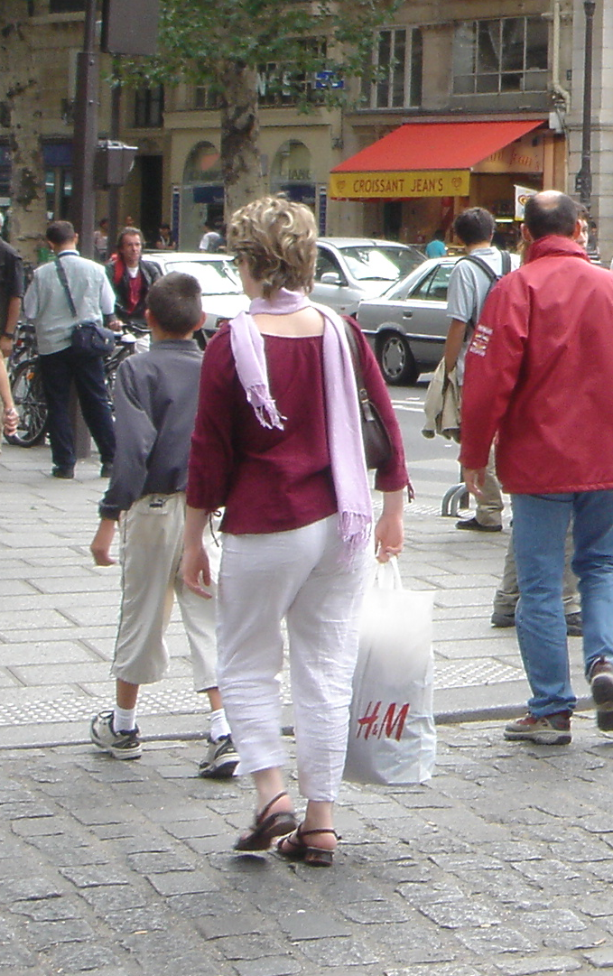
#> input picture b.png, 613 x 976 px
$ python detect_2.py
#> lines starting #> are read from the running program, lines starting #| are printed output that depends on the picture; after the words box and inside, x2 and y2 are one past the last pixel; in counts of white or black regions, pixels touching at a corner belong together
from imutils.object_detection import non_max_suppression
from imutils import paths
import numpy as np
import cv2
import argparse
import imutils
from skimage.feature import hog
import matplotlib.pyplot as plt
import matplotlib.patches as patches

if __name__ == '__main__':
    IMG_PATH = 'b.png'
    image = cv2.imread(IMG_PATH)
#> image is the input picture: shape (976, 613, 3); mean B, G, R 130.9, 130.6, 142.7
    hog = cv2.HOGDescriptor()
    hog.setSVMDetector(cv2.HOGDescriptor_getDefaultPeopleDetector())
    (rects, weights) = hog.detectMultiScale(img = image, winStride = (4, 4), padding = (8, 8), scale = 1.05)
#> rects = [[149, 403, 108, 217], [405, 268, 149, 297], [378, 202, 135, 270], [0, 184, 152, 340], [7, 199, 310, 621], [62, 108, 438, 868]]; weights = [0.902, 1.36, 1.29, 2.35, 1, 0.635]
    rects = np.array([[x, y, x + w, y + h] for (x, y, w, h) in rects])
#> rects = [[149, 403, 257, 620], [405, 268, 554, 565], [378, 202, 513, 472], [0, 184, 152, 524], [7, 199, 317, 820], [62, 108, 500, 976]]
    pick = non_max_suppression(rects, probs = None, overlapThresh=0.5)
#> pick = [[62, 108, 500, 976]]
    # 2. Bounding box với ảnh suppression
    # Khởi tạo plot
    ax2 = plt.subplot(1, 2, 2)
    # Vẽ bounding box cuối cùng trên ảnh
    for (xA, yA, xB, yB) in pick:
        # w = xB-xA
        # h = yB-yA
        cv2.rectangle(image, (xA, yA), (xB, yB), (0, 255, 0), 2)
#> this loop made 1 pass
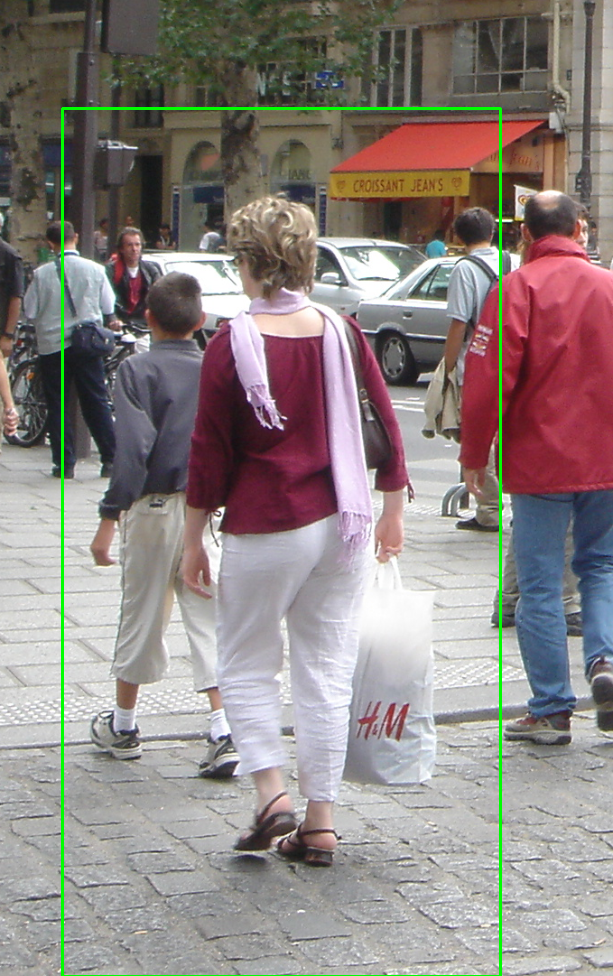
#> image: shape (976, 613, 3); 1.16% of pixels changed, all inside (x1, y1, x2, y2) = (61, 107, 502, 976)
        # [5 lines of commented-out code are left out]
    cv2.imshow("After NMS", image)
    cv2.waitKey(0)

$ run again, with person_and_bike_006.png copied over b.png
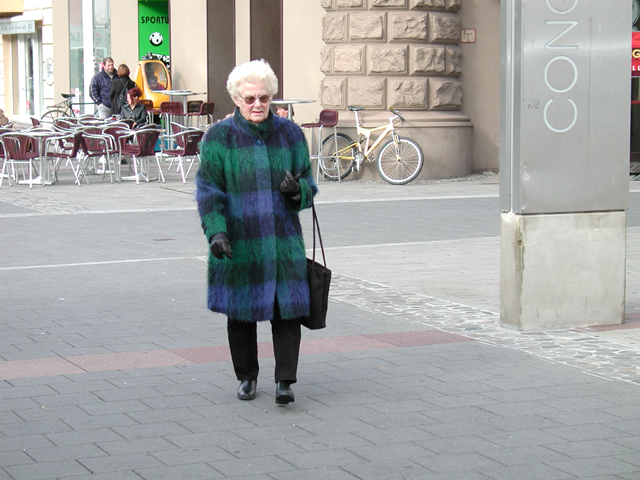
#> input picture person_and_bike_006.png, 640 x 480 px
#> image is the input picture: shape (480, 640, 3); mean B, G, R 164, 165.4, 164.1
#> `(rects, weights) = hog.detectMultiScale(img = image, winStride = (4, 4..`: rects = [[161, 89, 163, 326], [70, 37, 83, 167]]; weights = [3.16, 0.717]
#> `rects = np.array([[x, y, x + w, y + h] for (x, y, w, h) in rects])`: rects = [[161, 89, 324, 415], [70, 37, 153, 204]]
#> the loop `for (xA, yA, xB, yB) in pick:` made 2 passes
#> after the loop `for (xA, yA, xB, yB) in pick:`:
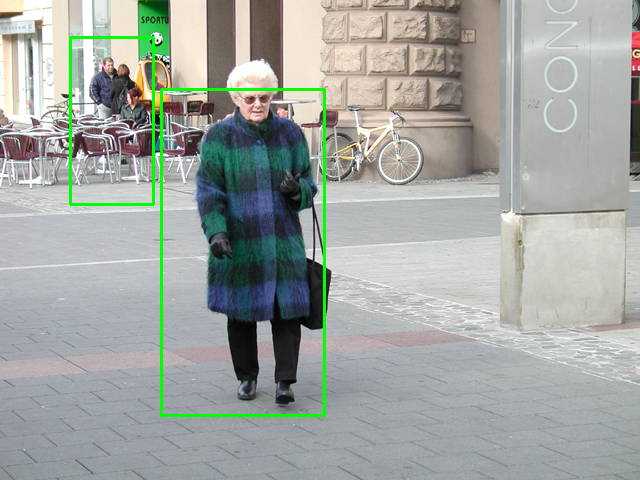
#> image: shape (480, 640, 3); 1.44% of pixels changed, all inside (x1, y1, x2, y2) = (69, 36, 326, 417)

$ run again, with pedestrian.jpg saved as b.png
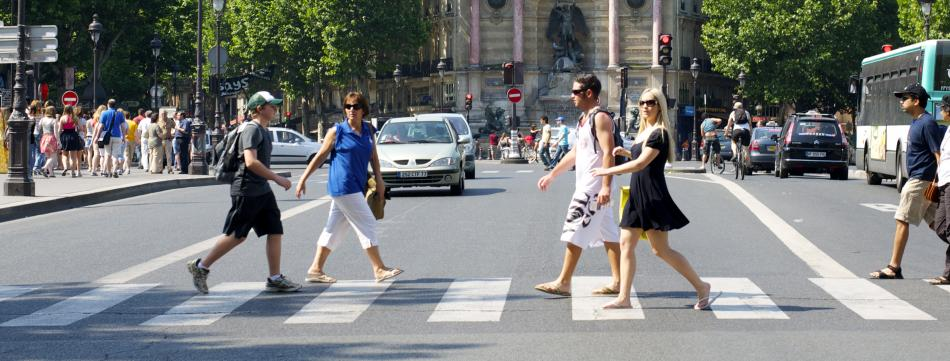
#> input picture pedestrian.jpg, 950 x 361 px
#> image is the input picture: shape (361, 950, 3); mean B, G, R 122.3, 123.4, 120.6
#> `(rects, weights) = hog.detectMultiScale(img = image, winStride = (4, 4..`: rects = [[78, 76, 69, 137], [748, 69, 65, 130], [658, 41, 74, 148], [12, 51, 75, 150], [565, 39, 76, 151], [595, 40, 111, 222], [286, 74, 128, 256], [120, 0, 113, 212], [190, 63, 134, 267]]; weights = [0.869, 0.0803, 0.568, 0.162, 0.307, 0.55, 0.562, 0.162, 0.164]
#> `rects = np.array([[x, y, x + w, y + h] for (x, y, w, h) in rects])`: rects = [[78, 76, 147, 213], [748, 69, 813, 199], [658, 41, 732, 189], [12, 51, 87, 201], [565, 39, 641, 190], [595, 40, 706, 262], [286, 74, 414, 330], [120, 0, 233, 212], [190, 63, 324, 330]]
#> pick = [[190, 63, 324, 330], [286, 74, 414, 330], [595, 40, 706, 262], [78, 76, 147, 213], [120, 0, 233, 212], [12, 51, 87, 201], [748, 69, 813, 199]]
#> the loop `for (xA, yA, xB, yB) in pick:` made 7 passes
#> after the loop `for (xA, yA, xB, yB) in pick:`:
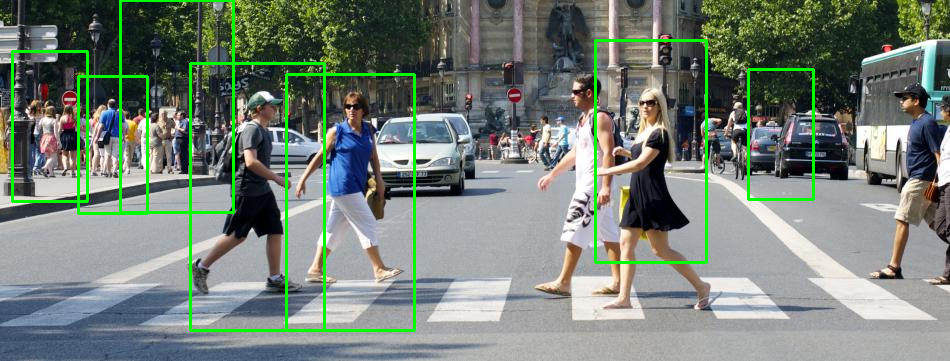
#> image: shape (361, 950, 3); 3.51% of pixels changed, all inside (x1, y1, x2, y2) = (11, 0, 815, 332)

$ run again, with people.jpg saved as b.png
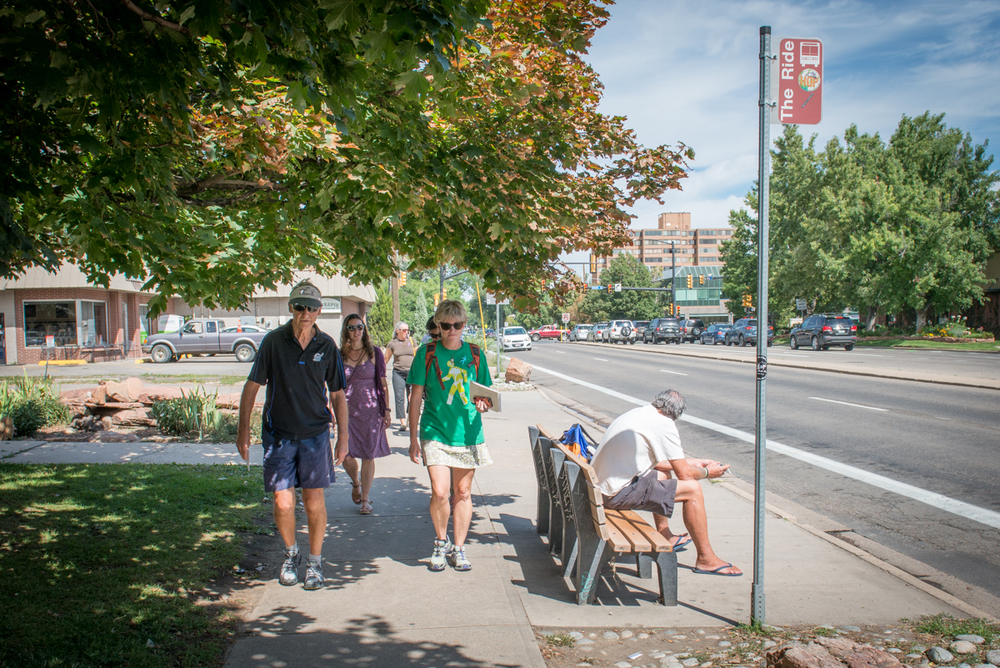
#> input picture people.jpg, 1000 x 668 px
#> image is the input picture: shape (668, 1000, 3); mean B, G, R 104.8, 121.2, 117.3
#> `(rects, weights) = hog.detectMultiScale(img = image, winStride = (4, 4..`: rects = [[664, 449, 69, 138], [534, 434, 100, 199], [376, 306, 150, 299], [204, 256, 190, 381]]; weights = [0.654, 0.601, 2.21, 1.63]
#> `rects = np.array([[x, y, x + w, y + h] for (x, y, w, h) in rects])`: rects = [[664, 449, 733, 587], [534, 434, 634, 633], [376, 306, 526, 605], [204, 256, 394, 637]]
#> pick = [[204, 256, 394, 637], [534, 434, 634, 633], [376, 306, 526, 605], [664, 449, 733, 587]]
#> the loop `for (xA, yA, xB, yB) in pick:` made 4 passes
#> after the loop `for (xA, yA, xB, yB) in pick:`:
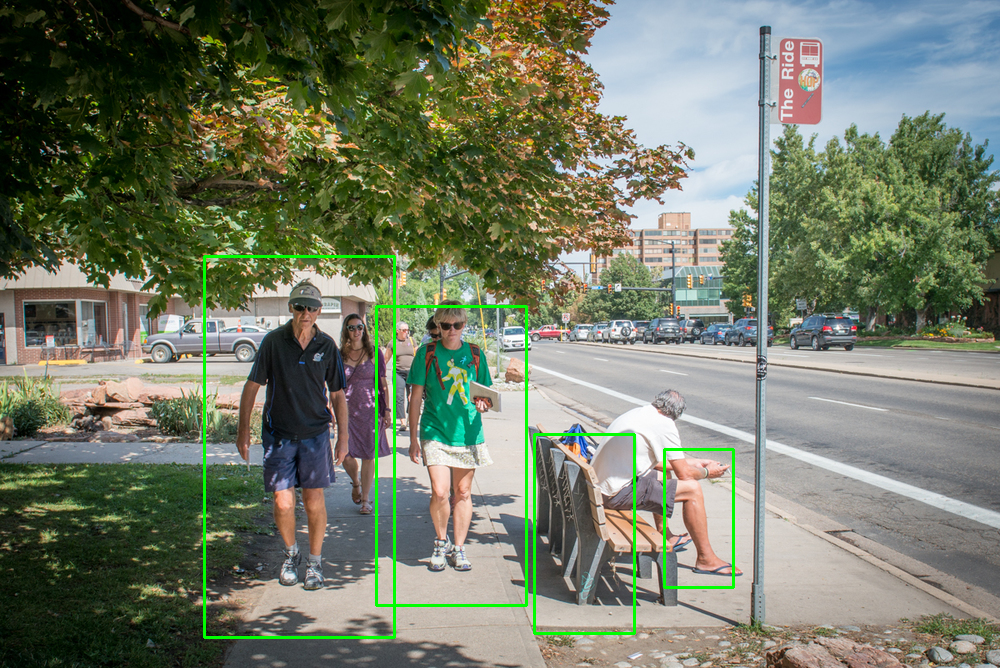
#> image: shape (668, 1000, 3); 1.37% of pixels changed, all inside (x1, y1, x2, y2) = (203, 255, 735, 639)
